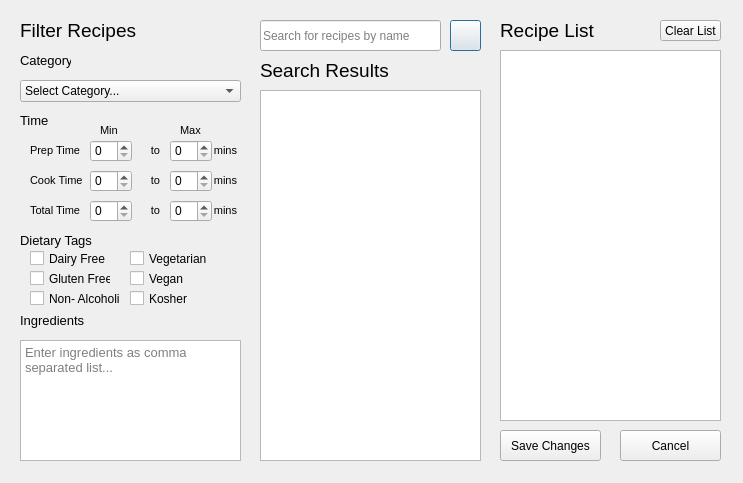
<?xml version="1.0" encoding="UTF-8"?>
<ui version="4.0">
 <class>Dialog</class>
 <widget class="QDialog" name="Dialog">
  <property name="geometry">
   <rect>
    <x>0</x>
    <y>0</y>
    <width>743</width>
    <height>483</height>
   </rect>
  </property>
  <property name="font">
   <font>
    <kerning>true</kerning>
   </font>
  </property>
  <property name="windowTitle">
   <string>The Arugula Project - Edit User Recipe List</string>
  </property>
  <property name="windowIcon">
   <iconset>
    <normaloff>images/Arugula.svg</normaloff>images/Arugula.svg</iconset>
  </property>
  <widget class="QLabel" name="lbl_recipe_filter_header">
   <property name="geometry">
    <rect>
     <x>20</x>
     <y>20</y>
     <width>121</width>
     <height>21</height>
    </rect>
   </property>
   <property name="font">
    <font>
     <pointsize>14</pointsize>
    </font>
   </property>
   <property name="text">
    <string>Filter Recipes</string>
   </property>
  </widget>
  <widget class="QLabel" name="lbl_search_results_header">
   <property name="geometry">
    <rect>
     <x>260</x>
     <y>60</y>
     <width>131</width>
     <height>21</height>
    </rect>
   </property>
   <property name="font">
    <font>
     <pointsize>14</pointsize>
    </font>
   </property>
   <property name="text">
    <string>Search Results</string>
   </property>
  </widget>
  <widget class="QLabel" name="lbl_user_recipe_list_header">
   <property name="geometry">
    <rect>
     <x>500</x>
     <y>20</y>
     <width>131</width>
     <height>21</height>
    </rect>
   </property>
   <property name="font">
    <font>
     <pointsize>14</pointsize>
    </font>
   </property>
   <property name="text">
    <string>Recipe List</string>
   </property>
  </widget>
  <widget class="QPushButton" name="PB_search_icon">
   <property name="geometry">
    <rect>
     <x>450</x>
     <y>20</y>
     <width>31</width>
     <height>31</height>
    </rect>
   </property>
   <property name="text">
    <string/>
   </property>
   <property name="icon">
    <iconset>
     <normaloff>images/magnifying-glass.svg</normaloff>images/magnifying-glass.svg</iconset>
   </property>
  </widget>
  <widget class="QLabel" name="lbl_category_header">
   <property name="geometry">
    <rect>
     <x>20</x>
     <y>50</y>
     <width>51</width>
     <height>21</height>
    </rect>
   </property>
   <property name="font">
    <font>
     <pointsize>10</pointsize>
    </font>
   </property>
   <property name="text">
    <string>Category</string>
   </property>
  </widget>
  <widget class="QLabel" name="lbl_time_header">
   <property name="geometry">
    <rect>
     <x>20</x>
     <y>110</y>
     <width>51</width>
     <height>21</height>
    </rect>
   </property>
   <property name="font">
    <font>
     <pointsize>10</pointsize>
    </font>
   </property>
   <property name="text">
    <string>Time</string>
   </property>
  </widget>
  <widget class="QLabel" name="lbl_prep_time">
   <property name="geometry">
    <rect>
     <x>30</x>
     <y>140</y>
     <width>61</width>
     <height>21</height>
    </rect>
   </property>
   <property name="font">
    <font>
     <pointsize>8</pointsize>
    </font>
   </property>
   <property name="text">
    <string>Prep Time</string>
   </property>
  </widget>
  <widget class="QLabel" name="lbl_cook_time">
   <property name="geometry">
    <rect>
     <x>30</x>
     <y>170</y>
     <width>61</width>
     <height>21</height>
    </rect>
   </property>
   <property name="font">
    <font>
     <pointsize>8</pointsize>
    </font>
   </property>
   <property name="text">
    <string>Cook Time</string>
   </property>
  </widget>
  <widget class="QLabel" name="lbl_diet_tag_header">
   <property name="geometry">
    <rect>
     <x>20</x>
     <y>230</y>
     <width>81</width>
     <height>21</height>
    </rect>
   </property>
   <property name="font">
    <font>
     <pointsize>10</pointsize>
    </font>
   </property>
   <property name="text">
    <string>Dietary Tags</string>
   </property>
  </widget>
  <widget class="QLabel" name="lbl_ingredient_header">
   <property name="geometry">
    <rect>
     <x>20</x>
     <y>310</y>
     <width>81</width>
     <height>21</height>
    </rect>
   </property>
   <property name="font">
    <font>
     <pointsize>10</pointsize>
    </font>
   </property>
   <property name="text">
    <string>Ingredients</string>
   </property>
  </widget>
  <widget class="QTextEdit" name="TE_ingredient_filter">
   <property name="geometry">
    <rect>
     <x>20</x>
     <y>340</y>
     <width>221</width>
     <height>121</height>
    </rect>
   </property>
   <property name="font">
    <font>
     <pointsize>10</pointsize>
    </font>
   </property>
   <property name="html">
    <string>&lt;!DOCTYPE HTML PUBLIC &quot;-//W3C//DTD HTML 4.0//EN&quot; &quot;http://www.w3.org/TR/REC-html40/strict.dtd&quot;&gt;
&lt;html&gt;&lt;head&gt;&lt;meta name=&quot;qrichtext&quot; content=&quot;1&quot; /&gt;&lt;style type=&quot;text/css&quot;&gt;
p, li { white-space: pre-wrap; }
&lt;/style&gt;&lt;/head&gt;&lt;body style=&quot; font-family:'MS Shell Dlg 2'; font-size:10pt; font-weight:400; font-style:normal;&quot;&gt;
&lt;p style=&quot;-qt-paragraph-type:empty; margin-top:0px; margin-bottom:0px; margin-left:0px; margin-right:0px; -qt-block-indent:0; text-indent:0px; font-size:8.25pt;&quot;&gt;&lt;br /&gt;&lt;/p&gt;&lt;/body&gt;&lt;/html&gt;</string>
   </property>
   <property name="placeholderText">
    <string>Enter ingredients as comma separated list...</string>
   </property>
  </widget>
  <widget class="QComboBox" name="combo_select_category">
   <property name="geometry">
    <rect>
     <x>20</x>
     <y>80</y>
     <width>221</width>
     <height>22</height>
    </rect>
   </property>
   <property name="editable">
    <bool>false</bool>
   </property>
   <property name="currentText">
    <string>Select Category...</string>
   </property>
   <property name="maxVisibleItems">
    <number>13</number>
   </property>
   <item>
    <property name="text">
     <string>Select Category...</string>
    </property>
   </item>
  </widget>
  <widget class="QCheckBox" name="chb_DF">
   <property name="geometry">
    <rect>
     <x>30</x>
     <y>250</y>
     <width>81</width>
     <height>17</height>
    </rect>
   </property>
   <property name="text">
    <string>Dairy Free</string>
   </property>
  </widget>
  <widget class="QCheckBox" name="chb_GF">
   <property name="geometry">
    <rect>
     <x>30</x>
     <y>270</y>
     <width>81</width>
     <height>17</height>
    </rect>
   </property>
   <property name="text">
    <string>Gluten Free</string>
   </property>
  </widget>
  <widget class="QCheckBox" name="chb_VEG">
   <property name="geometry">
    <rect>
     <x>130</x>
     <y>250</y>
     <width>81</width>
     <height>17</height>
    </rect>
   </property>
   <property name="text">
    <string>Vegetarian</string>
   </property>
  </widget>
  <widget class="QCheckBox" name="chb_VEGAN">
   <property name="geometry">
    <rect>
     <x>130</x>
     <y>270</y>
     <width>81</width>
     <height>17</height>
    </rect>
   </property>
   <property name="text">
    <string>Vegan</string>
   </property>
  </widget>
  <widget class="QPushButton" name="PB_save_changes">
   <property name="geometry">
    <rect>
     <x>500</x>
     <y>430</y>
     <width>101</width>
     <height>31</height>
    </rect>
   </property>
   <property name="text">
    <string>Save Changes</string>
   </property>
  </widget>
  <widget class="QPushButton" name="PB_cancel_edit_user_recipe_list">
   <property name="geometry">
    <rect>
     <x>620</x>
     <y>430</y>
     <width>101</width>
     <height>31</height>
    </rect>
   </property>
   <property name="text">
    <string>Cancel</string>
   </property>
  </widget>
  <widget class="QSpinBox" name="sb_prep_min">
   <property name="geometry">
    <rect>
     <x>90</x>
     <y>140</y>
     <width>42</width>
     <height>22</height>
    </rect>
   </property>
   <property name="buttonSymbols">
    <enum>QAbstractSpinBox::UpDownArrows</enum>
   </property>
   <property name="maximum">
    <number>999</number>
   </property>
   <property name="singleStep">
    <number>5</number>
   </property>
  </widget>
  <widget class="QLineEdit" name="LE_name_search">
   <property name="geometry">
    <rect>
     <x>260</x>
     <y>20</y>
     <width>181</width>
     <height>31</height>
    </rect>
   </property>
   <property name="placeholderText">
    <string>Search for recipes by name</string>
   </property>
  </widget>
  <widget class="QSpinBox" name="sb_prep_max">
   <property name="geometry">
    <rect>
     <x>170</x>
     <y>140</y>
     <width>42</width>
     <height>22</height>
    </rect>
   </property>
   <property name="buttonSymbols">
    <enum>QAbstractSpinBox::UpDownArrows</enum>
   </property>
   <property name="maximum">
    <number>999</number>
   </property>
   <property name="singleStep">
    <number>5</number>
   </property>
  </widget>
  <widget class="QSpinBox" name="sb_cook_min">
   <property name="geometry">
    <rect>
     <x>90</x>
     <y>170</y>
     <width>42</width>
     <height>22</height>
    </rect>
   </property>
   <property name="buttonSymbols">
    <enum>QAbstractSpinBox::UpDownArrows</enum>
   </property>
   <property name="maximum">
    <number>999</number>
   </property>
   <property name="singleStep">
    <number>5</number>
   </property>
  </widget>
  <widget class="QSpinBox" name="sb_cook_max">
   <property name="geometry">
    <rect>
     <x>170</x>
     <y>170</y>
     <width>42</width>
     <height>22</height>
    </rect>
   </property>
   <property name="buttonSymbols">
    <enum>QAbstractSpinBox::UpDownArrows</enum>
   </property>
   <property name="maximum">
    <number>999</number>
   </property>
   <property name="singleStep">
    <number>5</number>
   </property>
  </widget>
  <widget class="QSpinBox" name="sb_total_max">
   <property name="geometry">
    <rect>
     <x>170</x>
     <y>200</y>
     <width>42</width>
     <height>22</height>
    </rect>
   </property>
   <property name="buttonSymbols">
    <enum>QAbstractSpinBox::UpDownArrows</enum>
   </property>
   <property name="maximum">
    <number>999</number>
   </property>
   <property name="singleStep">
    <number>5</number>
   </property>
  </widget>
  <widget class="QLabel" name="lbl_total_time">
   <property name="geometry">
    <rect>
     <x>30</x>
     <y>200</y>
     <width>61</width>
     <height>21</height>
    </rect>
   </property>
   <property name="font">
    <font>
     <pointsize>8</pointsize>
    </font>
   </property>
   <property name="text">
    <string>Total Time</string>
   </property>
  </widget>
  <widget class="QSpinBox" name="sb_total_min">
   <property name="geometry">
    <rect>
     <x>90</x>
     <y>200</y>
     <width>42</width>
     <height>22</height>
    </rect>
   </property>
   <property name="buttonSymbols">
    <enum>QAbstractSpinBox::UpDownArrows</enum>
   </property>
   <property name="maximum">
    <number>999</number>
   </property>
   <property name="singleStep">
    <number>5</number>
   </property>
  </widget>
  <widget class="QPushButton" name="PB_clear_recipe_list">
   <property name="geometry">
    <rect>
     <x>660</x>
     <y>20</y>
     <width>61</width>
     <height>21</height>
    </rect>
   </property>
   <property name="text">
    <string>Clear List</string>
   </property>
  </widget>
  <widget class="QCheckBox" name="chb_non_alch">
   <property name="geometry">
    <rect>
     <x>30</x>
     <y>290</y>
     <width>91</width>
     <height>17</height>
    </rect>
   </property>
   <property name="text">
    <string>Non- Alcoholic</string>
   </property>
  </widget>
  <widget class="QLabel" name="lbl_min_time">
   <property name="geometry">
    <rect>
     <x>100</x>
     <y>120</y>
     <width>31</width>
     <height>21</height>
    </rect>
   </property>
   <property name="font">
    <font>
     <pointsize>8</pointsize>
    </font>
   </property>
   <property name="text">
    <string>Min</string>
   </property>
  </widget>
  <widget class="QLabel" name="lbl_max_time">
   <property name="geometry">
    <rect>
     <x>180</x>
     <y>120</y>
     <width>31</width>
     <height>21</height>
    </rect>
   </property>
   <property name="font">
    <font>
     <pointsize>8</pointsize>
    </font>
   </property>
   <property name="text">
    <string>Max</string>
   </property>
  </widget>
  <widget class="QLabel" name="lbl_to1">
   <property name="geometry">
    <rect>
     <x>140</x>
     <y>140</y>
     <width>31</width>
     <height>21</height>
    </rect>
   </property>
   <property name="font">
    <font>
     <pointsize>8</pointsize>
    </font>
   </property>
   <property name="text">
    <string>to</string>
   </property>
   <property name="alignment">
    <set>Qt::AlignCenter</set>
   </property>
  </widget>
  <widget class="QLabel" name="lbl_to2">
   <property name="geometry">
    <rect>
     <x>140</x>
     <y>170</y>
     <width>31</width>
     <height>21</height>
    </rect>
   </property>
   <property name="font">
    <font>
     <pointsize>8</pointsize>
    </font>
   </property>
   <property name="text">
    <string>to</string>
   </property>
   <property name="alignment">
    <set>Qt::AlignCenter</set>
   </property>
  </widget>
  <widget class="QLabel" name="lbl_to3">
   <property name="geometry">
    <rect>
     <x>140</x>
     <y>200</y>
     <width>31</width>
     <height>21</height>
    </rect>
   </property>
   <property name="font">
    <font>
     <pointsize>8</pointsize>
    </font>
   </property>
   <property name="text">
    <string>to</string>
   </property>
   <property name="alignment">
    <set>Qt::AlignCenter</set>
   </property>
  </widget>
  <widget class="QLabel" name="lbl_mins3">
   <property name="geometry">
    <rect>
     <x>210</x>
     <y>200</y>
     <width>31</width>
     <height>21</height>
    </rect>
   </property>
   <property name="font">
    <font>
     <pointsize>8</pointsize>
    </font>
   </property>
   <property name="text">
    <string>mins</string>
   </property>
   <property name="alignment">
    <set>Qt::AlignCenter</set>
   </property>
  </widget>
  <widget class="QCheckBox" name="chb_kosher">
   <property name="geometry">
    <rect>
     <x>130</x>
     <y>290</y>
     <width>81</width>
     <height>17</height>
    </rect>
   </property>
   <property name="text">
    <string>Kosher</string>
   </property>
  </widget>
  <widget class="QLabel" name="lbl_mins2">
   <property name="geometry">
    <rect>
     <x>210</x>
     <y>170</y>
     <width>31</width>
     <height>21</height>
    </rect>
   </property>
   <property name="font">
    <font>
     <pointsize>8</pointsize>
    </font>
   </property>
   <property name="text">
    <string>mins</string>
   </property>
   <property name="alignment">
    <set>Qt::AlignCenter</set>
   </property>
  </widget>
  <widget class="QLabel" name="lbl_mins1">
   <property name="geometry">
    <rect>
     <x>210</x>
     <y>140</y>
     <width>31</width>
     <height>21</height>
    </rect>
   </property>
   <property name="font">
    <font>
     <pointsize>8</pointsize>
    </font>
   </property>
   <property name="text">
    <string>mins</string>
   </property>
   <property name="alignment">
    <set>Qt::AlignCenter</set>
   </property>
  </widget>
  <widget class="QListView" name="LV_search_results">
   <property name="geometry">
    <rect>
     <x>260</x>
     <y>90</y>
     <width>221</width>
     <height>371</height>
    </rect>
   </property>
  </widget>
  <widget class="QListView" name="LV_user_recipe_list">
   <property name="geometry">
    <rect>
     <x>500</x>
     <y>50</y>
     <width>221</width>
     <height>371</height>
    </rect>
   </property>
  </widget>
 </widget>
 <resources/>
 <connections/>
</ui>
